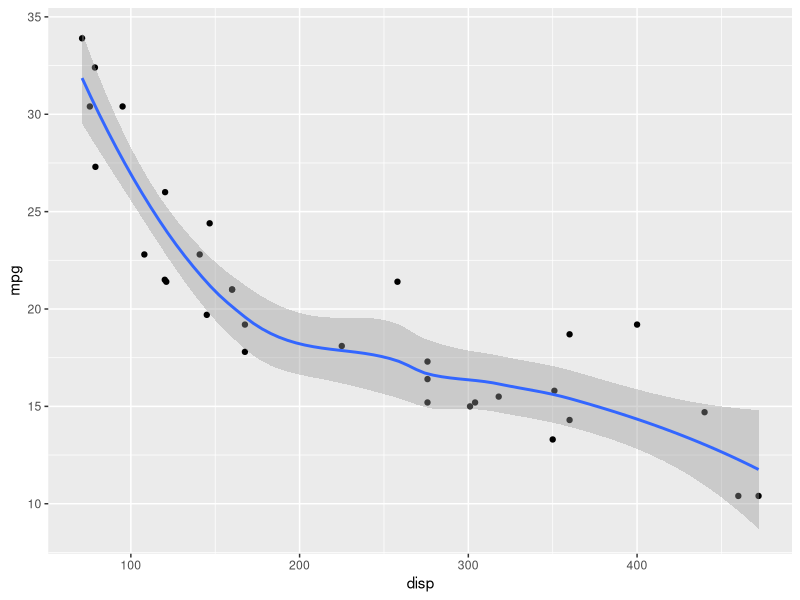
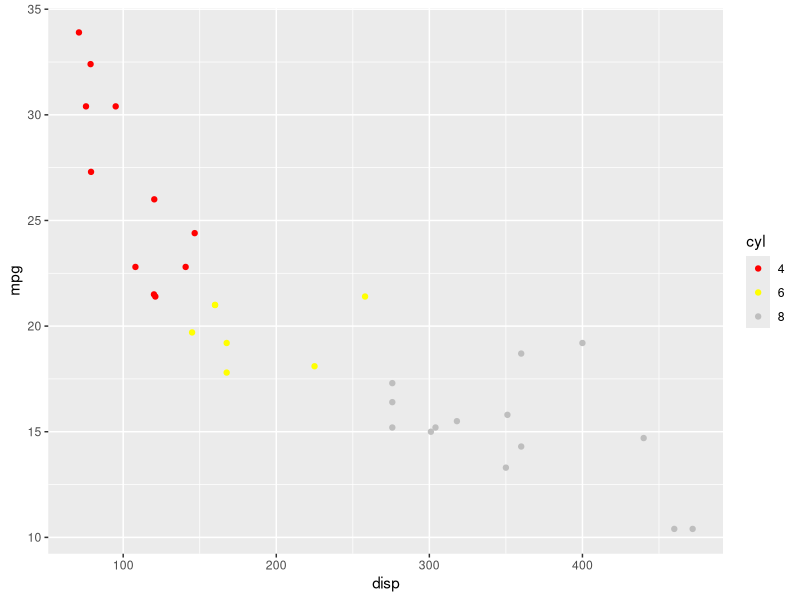
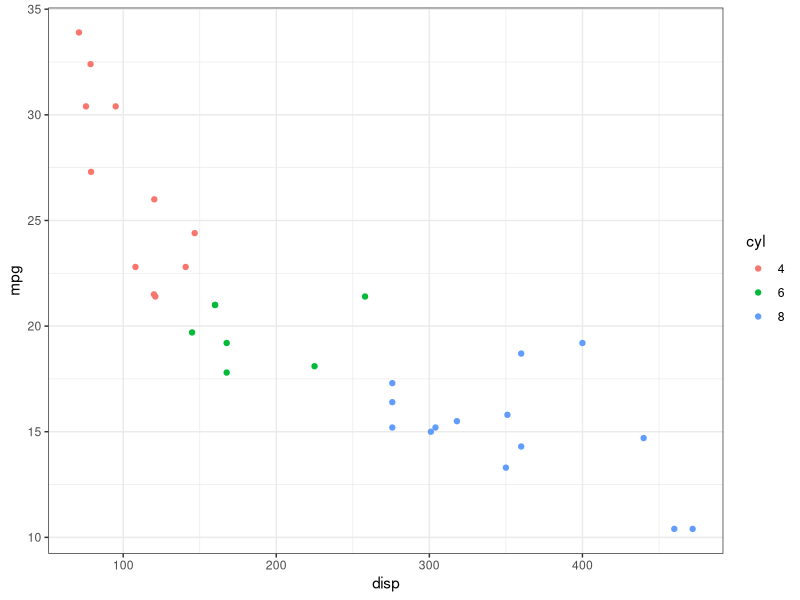
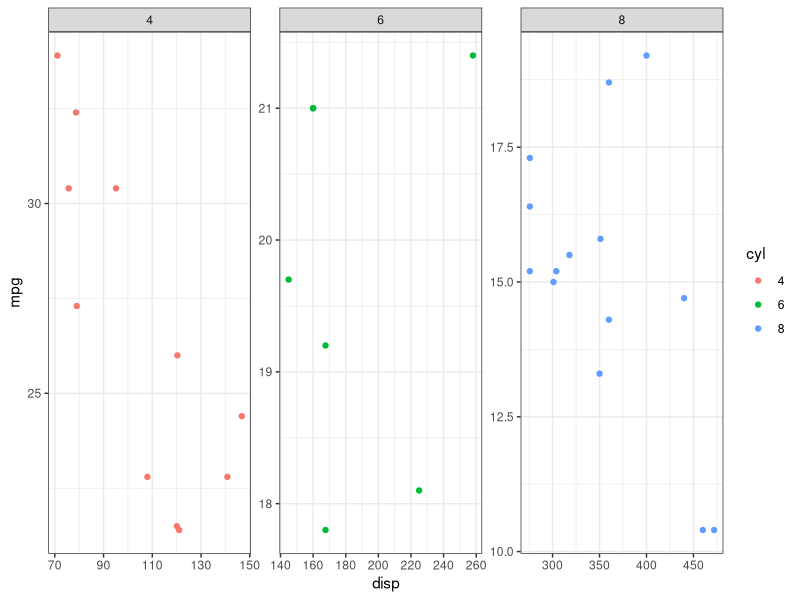

R code for these plots, in order:
## ---- chunk 1
library(tidyverse)
## ---- chunk 2
df <- mtcars
df$cyl <- as.factor(df$cyl)

df %>% 
  ggplot(aes(x = disp, y = mpg)) +
  geom_point() +
  geom_smooth() # Added layer
## ---- chunk 3

df %>% 
  ggplot(aes(x = disp, y = mpg, color = cyl)) +
  geom_point() +
  scale_discrete_manual(values = c("red", "yellow", "grey"), aesthetics = "color") # Manually added a bad choice of color

## ---- chunk 4
df %>% 
  ggplot(aes(x = disp, y = mpg, color = cyl)) +
  geom_point() +
  theme_bw()

## ---- chunk 5
df %>% 
  ggplot(aes(x = disp, y = mpg, color = cyl)) +
  geom_point() +
  theme_bw() +
  facet_wrap(~cyl, scales = "free")

## ---- chunk 6
tooth <- ToothGrowth

# Classic subsetting
tooth[tooth$supp=="VC",]
tooth[tooth$supp=="VC" & tooth$dose==0.5,]
tooth[tooth$supp=="VC" & tooth$dose==0.5,1]


# Subsetting using dplyr verbs
tooth %>% 
  filter(supp=="VC")

tooth %>% 
  filter(supp=="VC", dose==0.5)

tooth %>% 
  filter(supp=="VC", dose==0.5) %>% 
  select(len)

## ---- chunk 7
data.frame(
  Rep = c(rep(1, 60), rep(2, 60), rep(3, 60), rep(4, 60), rep(5, 60)),
  Treatment = rep(c(rep(1, 12),rep(2, 12),rep(3, 12),rep(4, 12),rep(5, 12)), 5),
  DaysAfterPlanting = rep(c(rep(7, 3),rep(14, 3),rep(21, 3),rep(28, 3)), 25),
  TechRep = rep(c(1:3), 100),
  Stand = rnorm(300, 200, 20),
  Vigor = runif(300, 15, 100),
  Yield = rnorm(300, 150, 15)
)



